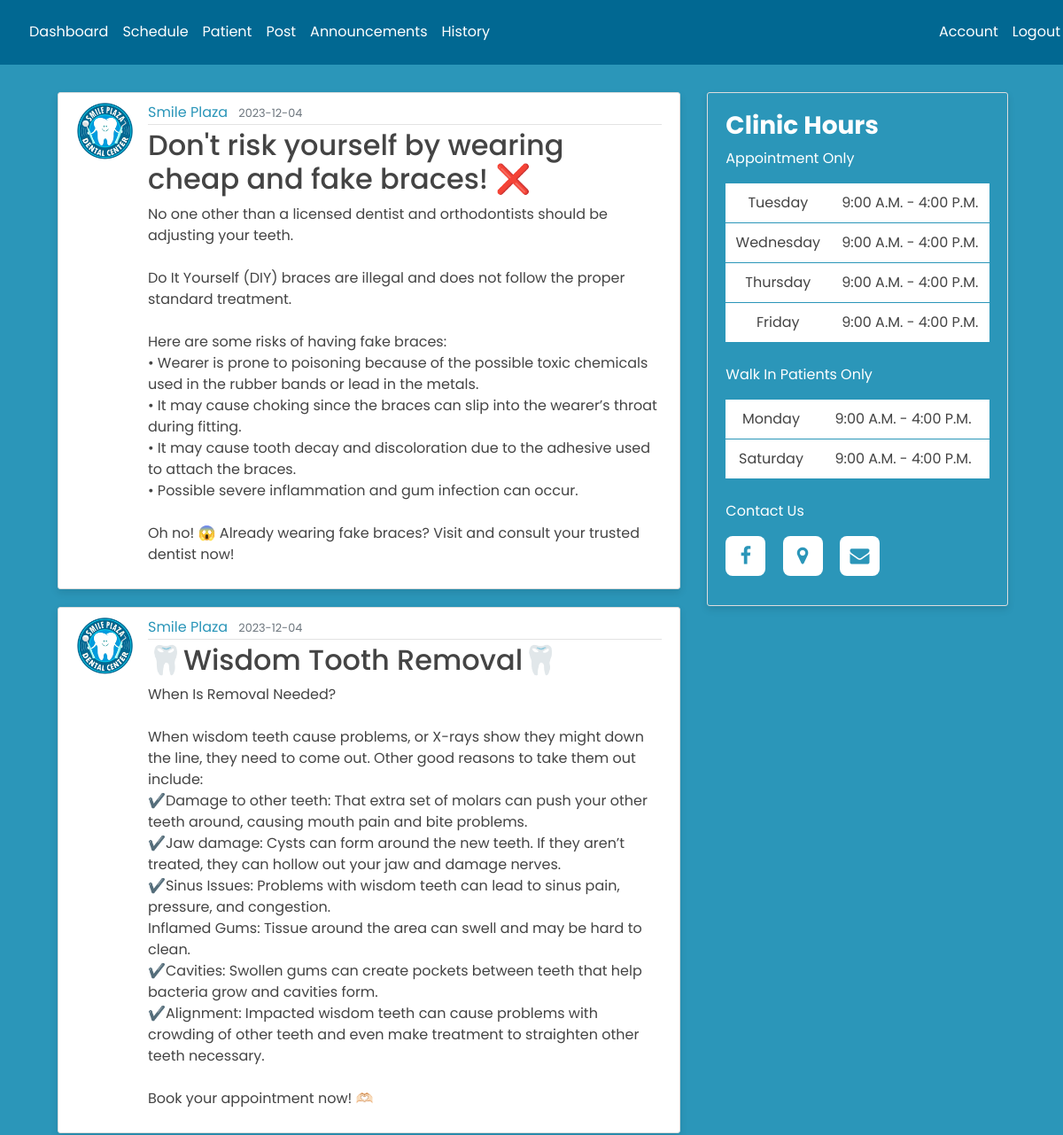
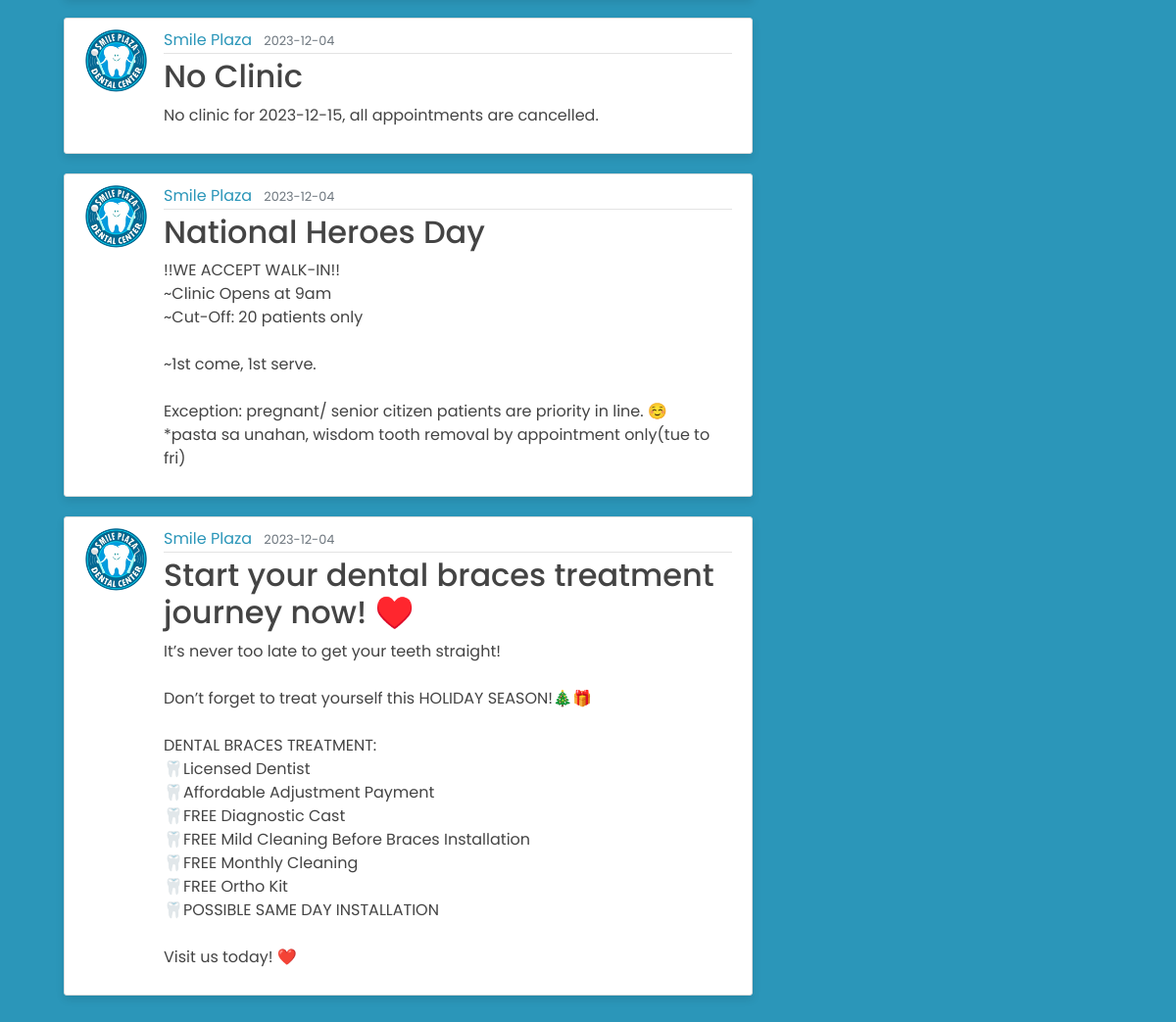
Before: /admin_announcement (signed in) with the older database file (2 pictures, top to bottom).
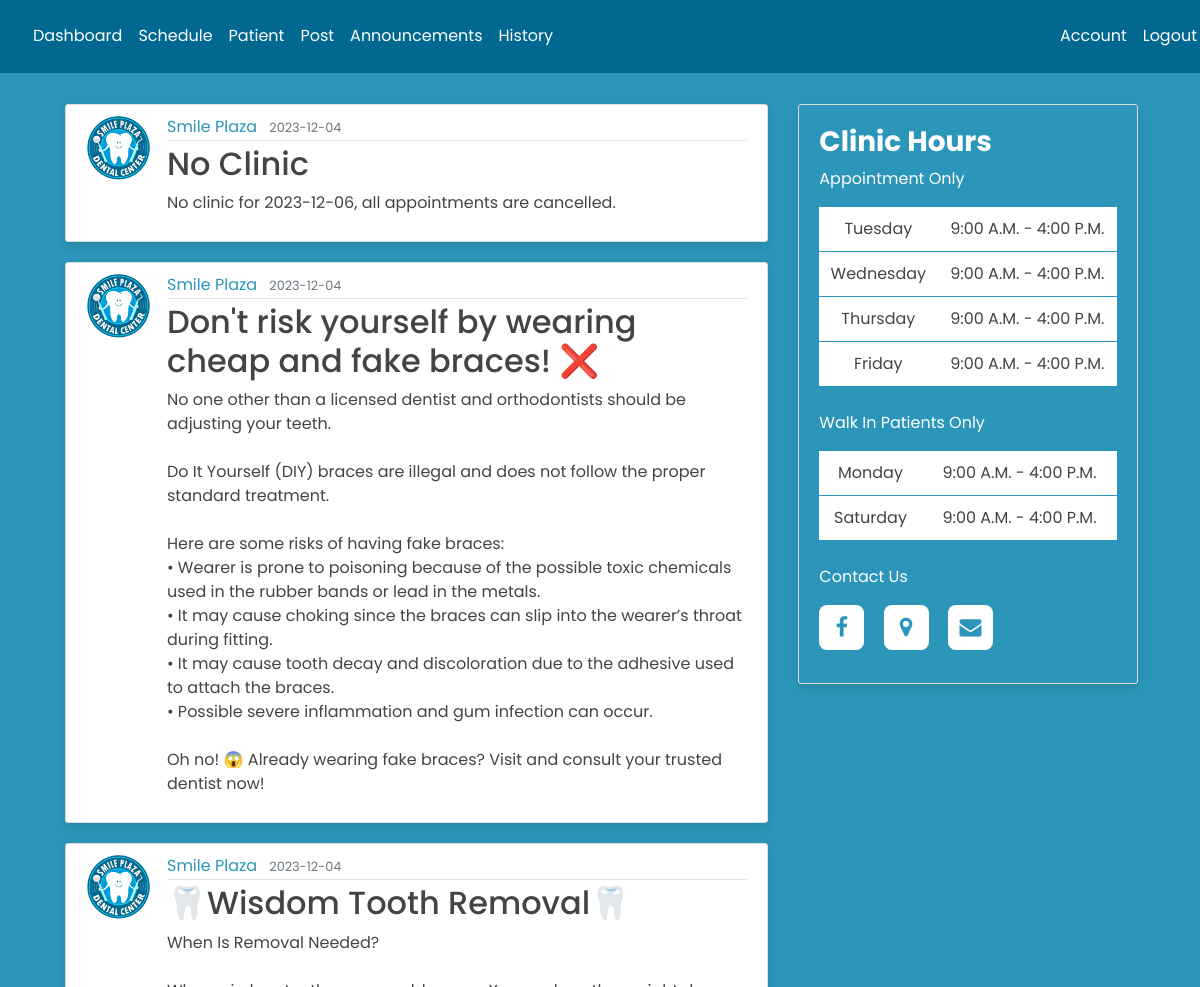
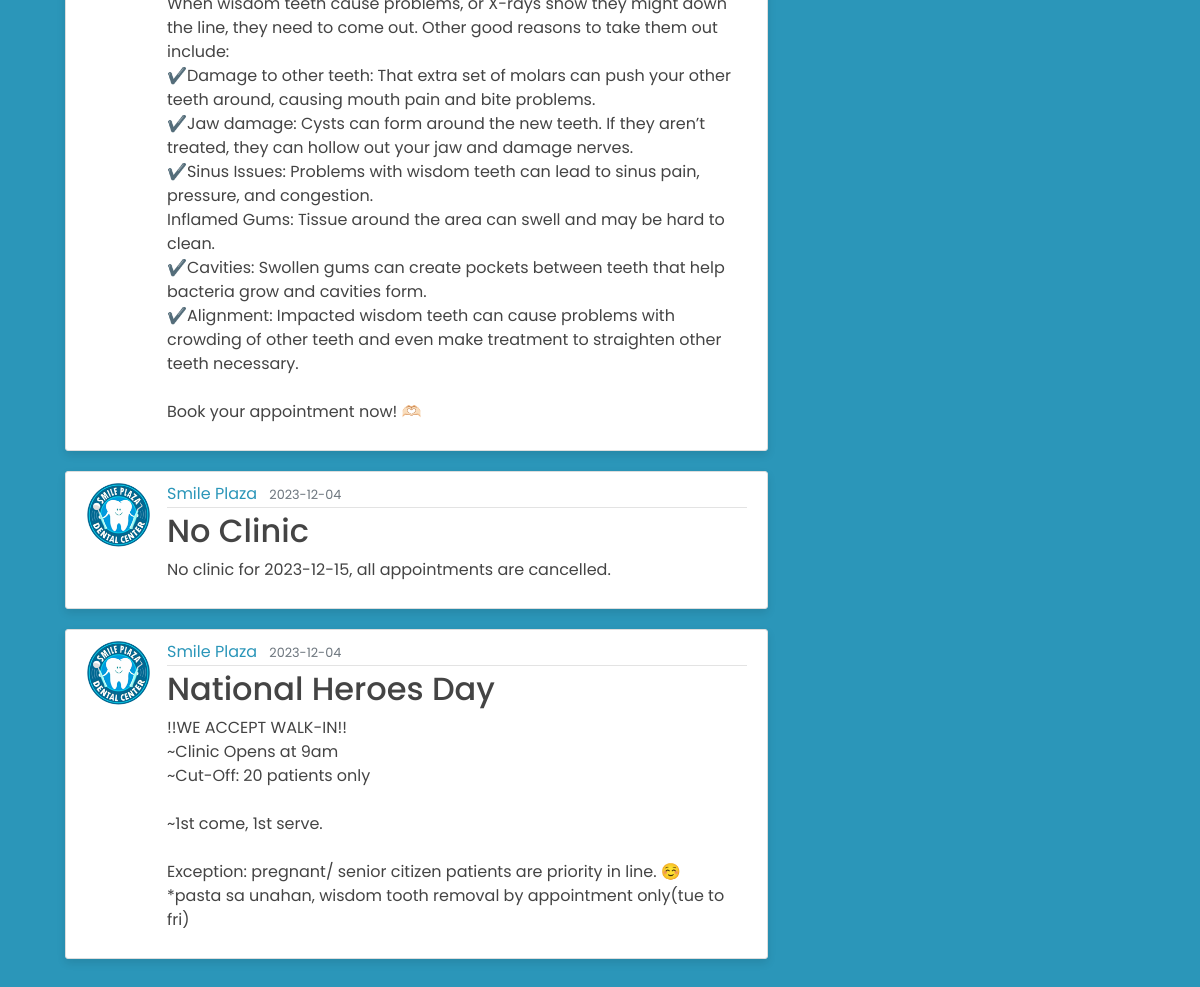
After: the same page with the newer database file (2 pictures, top to bottom).
### main/models.py (models this page shows, shortened)
class Post(db.Model):
    id = db.Column(db.Integer, primary_key=True)
    title = db.Column(db.String(100), nullable=False)
    date_posted = db.Column(db.DateTime, nullable=False, default=datetime.utcnow)
    content = db.Column(db.Text, nullable=False)
    user_id = db.Column(db.Integer, db.ForeignKey('user.id'), nullable=False)

class User(db.Model, UserMixin):
    id = db.Column(db.Integer, primary_key=True)
    FName = db.Column(db.String(30), nullable=False)
    MidName = db.Column(db.String(30), nullable=True)
    LName = db.Column(db.String(30), nullable=False)
    gender = db.Column(db.String(10), nullable=False)
    birthday = db.Column(db.String(8), nullable=False)
    age = db.Column(db.Integer, nullable=False)
    contact = db.Column(db.String(30), unique=True, nullable=False)
    address = db.Column(db.String(100), nullable=False)
    username = db.Column(db.String(20), unique=True, nullable=False)
    email = db.Column(db.String(120), unique=True, nullable=False)
    image_file = db.Column(db.String(20), nullable=False, default='default.jpg')
    password = db.Column(db.String(60), nullable=False)
    posts = db.relationship('Post', backref='author', lazy=True)

### main/main1/routes.py (the view)
@main1.route("/admin_announcement")
@login_required
def admin_announcement():
    if current_user.id == 1:
        page = request.args.get('page', 1, type=int)
        posts = Post.query.order_by(Post.date_posted.desc()).paginate(page=page, per_page=5)
        return render_template('admin_announcement.html', title='Announcement', posts=posts)
    else:
        return render_template('errors/403.html', title='Error 403')

### main/models.py (called while the page is built)
@login_manager.user_loader
def load_user(user_id):
    return User.query.get(int(user_id))

### main/templates/admin_announcement.html (shortened to what this page needs)
{% if current_user.is_authenticated %}
  {% if current_user.id == 1 %}
    {% extends "admin_nav.html" %}
  {% endif %}
{% endif %}
{% block content %}
  <body style="background-color: #2b96b9;">
    <div class="admin_announcement" style="width: 1100px; ">
      <div class="row mx-auto" style="width: 1100px;">
        <div class="col-md-8">
          {% for post in posts.items %}
          <fieldset>
            <article class="media content-section" style="box-shadow: 0 4px 8px rgba(0, 0, 0, 0.1);">
              <img class="rounded-circle article-img mb-auto" src="{{ url_for('static', filename = 'profile_pics/' + post.author.image_file) }}">
              <div class="media-body">
                <div class="article-metadata">
                  <a class="mr-2">{{ post.author.username }}</a>
                  <small class="text-muted">{{ post.date_posted.strftime('%Y-%m-%d') }}</small>
                </div>
                  <h2><a class="article-title" href="{{ url_for('posts.post', post_id=post.id) }}">{{ post.title }}</a></h2>
                  <p class="article-content">{{ post.content }}</p>
              </div>
            </article>
          </fieldset>
          {% endfor %}
        </div>
        <div class="col-md-4">
          <div class="content-section clinic-hours" style="width: 340px; height: 580px; box-shadow: 0 4px 8px rgba(0, 0, 0, 0.1);">
            <h3>Clinic Hours</h3>
            <p class="clinic-hrs-txt">Appointment Only</p>
            <table>
              <tr>
                <td>Tuesday</td>
                <td>9:00 A.M. - 4:00 P.M.</td>
              </tr>
              <tr>
                <td>Wednesday</td>
                <td>9:00 A.M. - 4:00 P.M.</td>
              </tr>
              <tr>
                <td>Thursday</td>
                <td>9:00 A.M. - 4:00 P.M.</td>
              </tr>
              <tr>
                <td>Friday</td>
                <td>9:00 A.M. - 4:00 P.M.</td>
            </tr>
            </table>
            <br>
            <p class="clinic-hrs-txt">Walk In Patients Only</p>
            <table>
              <tr>
                <td>Monday</td>
                <td>9:00 A.M. - 4:00 P.M.</td>
              </tr>
              <tr>
                <td>Saturday</td>
                <td>9:00 A.M. - 4:00 P.M.</td>
              </tr>
            </table>
            <br>
            <p class="clinic-hrs-txt">Contact Us</p>
            <div class="contact-icons">
              <a href="https://www.facebook.com/smileplazaDC" target="_blank"><i class='fa fa-facebook-f' ></i></a>
              <a href="https://maps.app.goo.gl/792nLswoVTeMA8ZG7" target = "_blank"><i class='fa fa-map-marker' ></i></a>
              <a href="#contact" target = "_blank"><i class='fa fa-envelope'></i></a>
            </div>
          </div>
        </div>
      </div>
    </div>
  </body>
{% endblock content %}

Changed rows visible on the page:
no longer on this page (row unchanged): Post: image_file (picture), author.username "Smile Plaza", date_posted "2023-12-04", title "Start your dental braces treatment journey now! ♥️", content "It’s never too late to get your teeth straight! Don’t forget to treat yourself this HOLIDAY SEASON!🎄🎁 DENTAL BRACES TREATMENT: 🦷Licensed Dentist 🦷Affordable Adjustment Payment 🦷FREE Diagnostic Cast 🦷FREE Mild Cleaning Before Braces Installation 🦷FREE Monthly Cleaning 🦷FREE Ortho Kit 🦷POSSIBLE SAME DAY INSTALLATION Visit us today! ❤️"
added Post: image_file (picture), author.username "Smile Plaza", date_posted "2023-12-04", title "No Clinic", content "No clinic for 2023-12-06, all appointments are cancelled."
